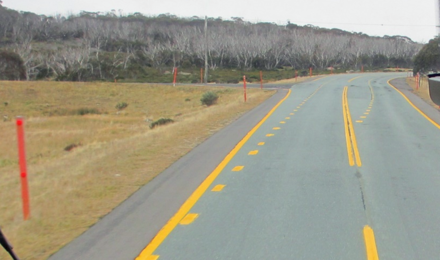
#> input picture yellow_lines.png, 440 x 260 px
$ jupyter execute 'Actividad Fundamental 2.ipynb'
#> lines starting #> are read from the running program, lines starting #| are printed output that depends on the picture
Sistemas de Visión.

Marvin M. Vargas Flores 1732330

# Histogramas
## ¿Qué son los histogramas?
En estadística, un histograma es una representación gráfica de una variable en forma de barras, donde la superficie de cada barra es proporcional a la frecuencia de los valores representados.

En el ambito de la vision artificial los histogramas se utilizan para hacer un análisis básico de la cantidad de pixeles que hay en cada uno de los canales. Para esto, una imagen se separa en sus diferentes canales y cada uno de estos  se convierte en una imagen en escala de grises, donde los pixeles mas cercanos al blanco tienen valores mas altos y los pixeles cercanos al negro tienen valores mas bajos.

## ¿Cuáles son sus aplicaciones?
Los analisis de los canales de las imagenes son comunmente utilizados para hacer que toda la información contenida sea mas facilmente interpretable por una persona. Esto les permite poder tomar mejores decisiones respecto al curso a seguir al momento de diseñar un algoritmo de analisis para encontrar lo que se busca en la imagen.

Por ejemplo, en el caso de un vehículo autónomo que intenta identificar las lineas amarillas en el piso se puede utilizar un histograma para definir en que rangos de que canales se encuentran los pixeles de las líneas amarillas y así definir un filtro para identificarlas de manera mas sencilla.

# Algoritmo

[cell 1]
#Importar librerias que utilizarán para realizar el análisis de las imagenes.
import cv2 as cv
import matplotlib.pyplot as plt
import numpy as np

[cell 2]
def resize_images(imgs,sx,sy):
    """
    Function to resize all the images in the provided list to the specified size.
    Input:
        imgs: List of images provided to resize.
        sx: Destination size of x axis.
        sy: Destination size of y axis.
    Output:
        rsImgs: List of resized images.
    """
    rsImgs = []
    for img in imgs:
        rsImgs.append(cv.resize(img,(sx,sy)))

    return rsImgs

[cell 3]
def calculate_histograms(imgs):
    """
    This function calculates the data for the R,G and B channels of an image and returns all the histograms in a list.
    Input:
        imgs: List of images to calculate the histograms from.
    Output:
        hists: List of lists of histograms.
    """
    hists = []
    hist = []
    histSz = [256]
    histRng = [0,256]

    for img in imgs:
        for i in range(3):
            hist.append(cv.calcHist([img],[i],None,histSz,histRng,accumulate=False))
        hists.append(hist)
        hist = []

    return hists

[cell 4]
def cvtImgsToRGB(imgs):
    """
    OpenCV reads images in BGR format, this functions takes all the images in a list and turns them to RGB format.
    Input:
        imgs: List of images to transform.
    Output:
        rgbImgs: List of images in RGB format.
    """
    rgbImgs = []
    for img in imgs:
        rgbImgs.append(cv.cvtColor(img,cv.COLOR_BGR2RGB))

    return rgbImgs

[cell 5]
#Definir las variables donde se almacenara la ruta de las imagenes que se analizaran.
paths = ["yellow_lines.png","yellow_lines_2.jpg"]
#Definir las variables
ogImgs = []

#Import images
for path in paths:
    ogImgs.append(cv.imread(path))

#Create the grid for the images
fig,axs = plt.subplots(1,len(ogImgs))
fig.suptitle("Original Images")

for i in range(len(ogImgs)):
    axs[i].imshow(cv.cvtColor(ogImgs[i],cv.COLOR_BGR2RGB))
#> this loop made 2 passes
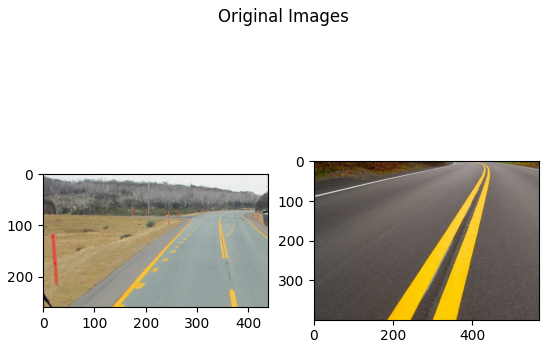
#> figure drawn by matplotlib, 2 panels

[cell 6]
#Get the list of resized images.
rsImgs = resize_images(ogImgs,400,300)
#> the loop in resize_images, `for img in imgs:` made 2 passes
#> after the loop in resize_images, `for img in imgs:`: rsImgs = 2 items
#> rsImgs = 2 items

#Create the grid for the images
fig,axs = plt.subplots(1,len(rsImgs))
fig.suptitle("Resized Images")

#Show the resized images.
for i in range(len(ogImgs)):
    axs[i].imshow(cv.cvtColor(rsImgs[i],cv.COLOR_BGR2RGB))
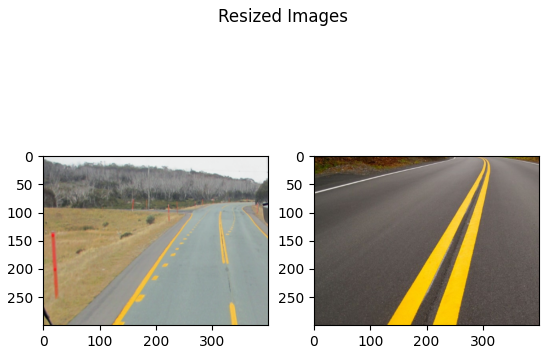
#> figure drawn by matplotlib, 2 panels

[cell 7]
imgs = cvtImgsToRGB(rsImgs)
#> the loop in cvtImgsToRGB, `for img in imgs:` made 2 passes
#> imgs = 2 items
hists = calculate_histograms(rsImgs)
#> the loop in calculate_histograms, `for img in imgs:` made 2 passes
#> hists = 2 items
color = ('b','g','r')
ylim = (0,6000)
xlim = (0,256)
fig,axs = plt.subplots(2,len(imgs))
fig.suptitle("Histograms")
#fig.set_size_inches(6,5)

for i in range(len(hists)):
    axs[i,0].imshow(imgs[i])
    for j in range(3):
        axs[i,1].set_xlim(xlim)
        axs[i,1].set_ylim(ylim)
        axs[i,1].plot(hists[i][j], color = color[j])
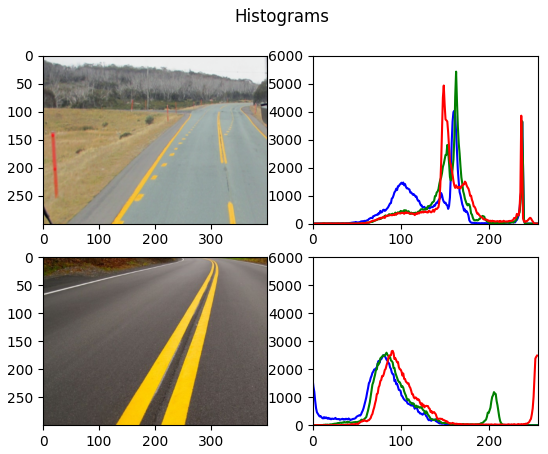
#> figure drawn by matplotlib, 4 panels; panel 2: curve peaks at x = 161, y = 4029; panel 2: curve peaks at x = 163, y = 5427; panel 2: curve peaks at x = 149, y = 4931; panel 4: curve peaks at x = 81, y = 2504
